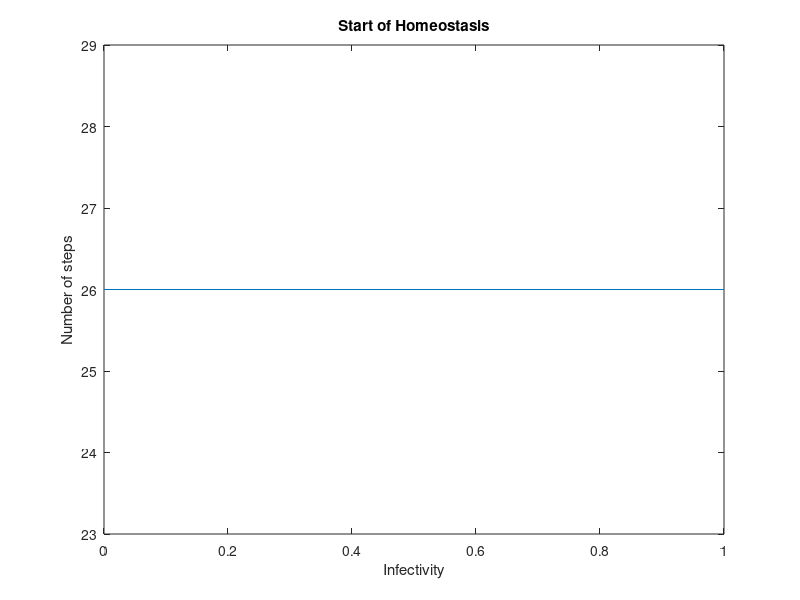

Write the MATLAB code that produced this figure.
function startGraph

    startSteps = [26 26 26 26 26 26 26 26 26 26 26];

    infec = [0 0.1 0.2 0.3 0.4 0.5 0.6 0.7 0.8 0.9 1.0];

    plot(infec, startSteps);
    title('Start of Homeostasis');
    xlabel('Infectivity');
    ylabel('Number of steps');
end